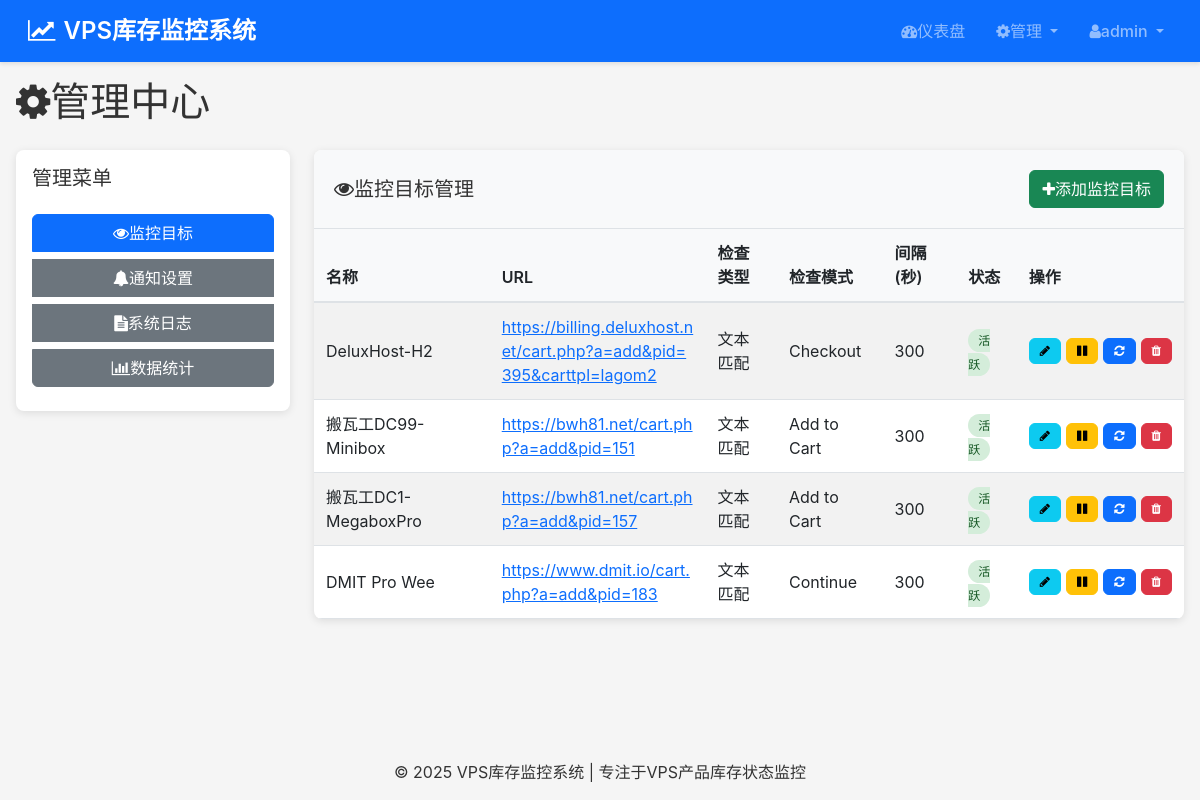
The app's page /admin/monitor_targets (signed in) with its own data.
### app.py (models this page shows, shortened)
class User(UserMixin, db.Model):
    id = db.Column(db.Integer, primary_key=True)
    username = db.Column(db.String(80), unique=True, nullable=False)
    password_hash = db.Column(db.String(128))
    is_admin = db.Column(db.Boolean, default=False)
    created_at = db.Column(db.DateTime, default=datetime.utcnow)
    notification_settings = db.relationship('NotificationSetting', backref='user', lazy=True)

class MonitorTarget(db.Model):
    id = db.Column(db.Integer, primary_key=True)
    name = db.Column(db.String(100), nullable=False)
    url = db.Column(db.String(500), nullable=False)
    check_type = db.Column(db.String(20), default='text')  # text, selector, api
    check_pattern = db.Column(db.String(500))  # 文本模式、CSS选择器或API路径
    expected_result = db.Column(db.String(500))  # 期望结果
    interval = db.Column(db.Integer, default=300)  # 监控间隔(秒)
    is_active = db.Column(db.Boolean, default=True)
    created_at = db.Column(db.DateTime, default=datetime.utcnow)
    updated_at = db.Column(db.DateTime, default=datetime.utcnow, onupdate=datetime.utcnow)
    use_flaresolverr = db.Column(db.Boolean, default=False)
    status_checks = db.relationship('StatusCheck', backref='monitor_target', lazy=True)
    notification_settings = db.relationship('NotificationSetting', backref='monitor_target', lazy=True)

### admin.py (the view)
    def decorated_function(*args, **kwargs):
        if not current_user.is_admin:
            flash('您没有权限访问此页面', 'danger')
            logger.warning(f"Non-admin user {current_user.username} attempted to access admin area")
            return redirect(url_for('dashboard'))
        return f(*args, **kwargs)

### admin.py (called while the page is built)
def admin_required(f):
    def decorated_function(*args, **kwargs):
        if not current_user.is_admin:
            flash('您没有权限访问此页面', 'danger')
            logger.warning(f"Non-admin user {current_user.username} attempted to access admin area")
            return redirect(url_for('dashboard'))
        return f(*args, **kwargs)
    decorated_function.__name__ = f.__name__
    return decorated_function

@admin_bp.route('/monitor_targets')
@login_required
@admin_required
def monitor_targets():
    from app import app, MonitorTarget
    with app.app_context():
        monitor_targets = MonitorTarget.query.all()
    return render_template('admin/monitor_targets.html', monitor_targets=monitor_targets)

### app.py (called while the page is built)
@login_manager.user_loader
def load_user(user_id):
    return User.query.get(int(user_id))

@app.context_processor
def utility_processor():
    def convert_to_beijing_time(utc_time):
        beijing_time = utc_time + timedelta(hours=8)
        return beijing_time.strftime('%Y-%m-%d %H:%M:%S')
    return dict(convert_to_beijing_time=convert_to_beijing_time)

def init_app():
    init_db()
    init_scheduler()  # 启动定时任务
    from admin import register_blueprint as register_admin_blueprint
    register_admin_blueprint(app)
    from datetime import datetime
    @app.context_processor
    def inject_now():
        return {'now': datetime.now()}

### templates/admin/monitor_targets.html (shortened to what this page needs)
{% extends "base.html" %}
{% block content %}
<h1 class="mb-4">
    <i class="fa fa-cog mr-2"></i>管理中心
</h1>
<div class="row">
    <div class="col-md-3">
        <div class="card admin-nav">
            <div class="card-body">
                <h5 class="card-title mb-4">管理菜单</h5>
                <div class="btn-group-vertical w-100">
                    <a href="{{ url_for('admin.monitor_targets') }}" class="btn btn-primary mb-2">
                        <i class="fa fa-eye mr-2"></i>监控目标
                    </a>
                    <a href="{{ url_for('admin.notification_settings') }}" class="btn btn-secondary mb-2">
                        <i class="fa fa-bell mr-2"></i>通知设置
                    </a>
                    <a href="{{ url_for('admin.logs') }}" class="btn btn-secondary mb-2">
                        <i class="fa fa-file-text mr-2"></i>系统日志
                    </a>
                    <a href="{{ url_for('admin.statistics') }}" class="btn btn-secondary mb-2">
                        <i class="fa fa-bar-chart mr-2"></i>数据统计
                    </a>
                </div>
            </div>
        </div>
    </div>
    <div class="col-md-9">
        <div class="table-container">
            <div class="table-header">
                <div class="d-flex justify-content-between align-items-center">
                    <h2><i class="fa fa-eye mr-2"></i>监控目标管理</h2>
                    <a href="{{ url_for('admin.add_monitor_target') }}" class="btn btn-success">
                        <i class="fa fa-plus mr-1"></i>添加监控目标
                    </a>
                </div>
            </div>
            {% if monitor_targets %}
            <div class="table-responsive">
                <table class="table table-striped table-hover">
                    <thead>
                        <tr>
                            <th>名称</th>
                            <th>URL</th>
                            <th>检查类型</th>
                            <th>检查模式</th>
                            <th>间隔(秒)</th>
                            <th>状态</th>
                            <th>操作</th>
                        </tr>
                    </thead>
                    <tbody>
                        {% for target in monitor_targets %}
                        <tr>
                            <td>{{ target.name }}</td>
                            <td class="url-cell">
                                <a href="{{ target.url }}" target="_blank" rel="noopener noreferrer">
                                    {{ target.url }}
                                </a>
                            </td>
                            <td>
                                {% if target.check_type == 'text' %}文本匹配{% endif %}
                            </td>
                            <td>{{ target.check_pattern }}</td>
                            <td>{{ target.interval }}</td>
                            <td>
                                <span class="status-badge badge-{{ 'active' if target.is_active else 'inactive' }}">
                                    {{ '活跃' if target.is_active else '非活跃' }}
                                </span>
                            </td>
                            <td>
                                <div class="action-buttons">
                                    <a href="{{ url_for('admin.edit_monitor_target', target_id=target.id) }}" class="btn btn-info btn-sm" title="编辑">
                                        <i class="fa fa-pencil"></i>
                                    </a>
                                    <a href="{{ url_for('admin.toggle_monitor_target', target_id=target.id) }}" class="btn btn-warning btn-sm" title="{{ '启用' if not target.is_active else '禁用' }}">
                                        <i class="fa fa-{{ 'play' if not target.is_active else 'pause' }}"></i>
                                    </a>
                                    <a href="{{ url_for('admin.check_now', target_id=target.id) }}" class="btn btn-primary btn-sm" title="立即检查">
                                        <i class="fa fa-refresh"></i>
                                    </a>
                                    <a href="{{ url_for('admin.delete_monitor_target', target_id=target.id) }}" class="btn btn-danger btn-sm" title="删除" onclick="return confirm('确定要删除这个监控目标吗？删除后将无法恢复。')">
                                        <i class="fa fa-trash"></i>
                                    </a>
                                </div>
                            </td>
                        </tr>
                        {% endfor %}
                    </tbody>
                </table>
            </div>
            {% endif %}
        </div>
    </div>
</div>
{% endblock %}

### templates/base.html (shortened to what this page needs)
<!DOCTYPE html>
<html lang="zh-CN">
<head>
    <link rel="stylesheet" href="https://cdn.bootcdn.net/ajax/libs/bootstrap/5.1.3/css/bootstrap.min.css">
    <link rel="stylesheet" href="https://cdn.bootcdn.net/ajax/libs/font-awesome/4.7.0/css/font-awesome.min.css">
    <link rel="stylesheet" href="{{ url_for('static', filename='css/main.css') }}">
</head>
<body>
    <nav class="navbar navbar-expand-lg navbar-dark bg-primary">
        <div class="container-fluid">
            <a class="navbar-brand" href="{{ url_for('dashboard') }}">
                <i class="fa fa-line-chart mr-2"></i>VPS库存监控系统
            </a>
            <div class="collapse navbar-collapse" id="navbarNav">
                {% if current_user.is_authenticated %}
                <ul class="navbar-nav ms-auto">
                    <li class="nav-item">
                        <a class="nav-link" href="{{ url_for('dashboard') }}">
                            <i class="fa fa-dashboard mr-1"></i>仪表盘
                        </a>
                    </li>
                    {% if current_user.is_admin %}
                    <li class="nav-item dropdown">
                        <a class="nav-link dropdown-toggle" href="#" id="adminDropdown" role="button" data-bs-toggle="dropdown" aria-expanded="false">
                            <i class="fa fa-cog mr-1"></i>管理
                        </a>
                    </li>
                    {% endif %}
                    <li class="nav-item dropdown">
                        <a class="nav-link dropdown-toggle" href="#" id="userDropdown" role="button" data-bs-toggle="dropdown" aria-expanded="false">
                            <i class="fa fa-user mr-1"></i>{{ current_user.username }}
                        </a>
                    </li>
                </ul>
                {% endif %}
            </div>
        </div>
    </nav>
    <div class="container content">
        {% block content %}{% endblock %}
    </div>
    <footer class="footer">
        <div class="container text-center">
            <p>&copy; {{ now.strftime('%Y') }} VPS库存监控系统 | 专注于VPS产品库存状态监控</p>
        </div>
    </footer>
</body>
</html>

### static/css/main.css (style rules this page uses)
* { box-sizing: border-box; margin: 0; padding: 0; }
html, body { height: 100%; width: 100%; font-family: -apple-system, BlinkMacSystemFont, 'Segoe UI', Roboto, 'Helvetica Neue', Arial, sans-serif; font-size: 16px; line-height: 1.5; color: #333; background-color: #f5f5f5; overflow: hidden; }
body { display: flex; flex-direction: column; }
.navbar { background-color: #fff; box-shadow: 0 2px 4px rgba(0, 0, 0, 0.1); padding: 0.5rem 1rem; z-index: 1000; flex-shrink: 0; }
.navbar-brand { font-size: 1.5rem; font-weight: 600; color: #0d6efd; }
.navbar-brand i { margin-right: 8px; }
.nav-link { color: #6c757d; font-weight: 500; transition: color 0.2s; }
.navbar-nav .nav-item { margin-left: 15px; }
.container { width: 100%; max-width: none; padding-right: 0; padding-left: 0; margin-right: 0; margin-left: 0; height: 100%; display: flex; flex-direction: column; }
.content { flex: 1; width: 100%; padding: 1rem; height: calc(100vh - 100px); overflow: hidden; display: flex; flex-direction: column; }
.card { border-radius: 8px; box-shadow: 0 2px 8px rgba(0, 0, 0, 0.1); border: none; transition: transform 0.2s, box-shadow 0.2s; width: 100%; margin-bottom: 1rem; flex-shrink: 0; }
.card-body { padding: 1rem; flex: 1; overflow: hidden; }
.btn { border-radius: 6px; font-weight: 500; transition: all 0.2s; }
.btn-primary { background-color: #0d6efd; border-color: #0d6efd; }
.btn-secondary { background-color: #6c757d; border-color: #6c757d; }
.btn-success { background-color: #198754; border-color: #198754; }
.btn-danger { background-color: #dc3545; border-color: #dc3545; }
.btn-warning { background-color: #ffc107; border-color: #ffc107; color: #000; }
.table { width: 100%; border-collapse: collapse; margin-bottom: 0; background-color: transparent; }
.table th { background-color: #f8f9fa; font-weight: 600; text-align: left; padding: 0.75rem; border-bottom: 2px solid #dee2e6; }
.table td { padding: 0.75rem; border-bottom: 1px solid #dee2e6; }

### templates/admin/monitor_targets.html (style rules this page uses)
.table-container { background: white; border-radius: 8px; box-shadow: 0 2px 8px rgba(0,0,0,0.1); overflow: hidden; }
.table-header { padding: 20px; border-bottom: 1px solid #dee2e6; background-color: #f8f9fa; }
.table-header h2 { margin: 0; font-size: 20px; }
.table-responsive { padding: 0; }
.table { margin: 0; }
.table th { background-color: #f8f9fa; font-weight: 600; }
.table td { vertical-align: middle; }
.status-badge { padding: 4px 10px; border-radius: 16px; font-size: 12px; font-weight: 500; }
.badge-active { background-color: #d4edda; color: #155724; }
.url-cell { max-width: 300px; word-break: break-all; }
.action-buttons { display: flex; gap: 5px; }
.btn-sm { padding: 3px 10px; font-size: 12px; }

### records on screen
User: username "admin"
MonitorTarget: name "DeluxHost-H2", url "https://billing.deluxhost.net/cart.php?a=add&pid=395&carttpl=lagom2", check_type "文本匹配", check_pattern "Checkout", interval "300", is_active "活跃"
MonitorTarget: name "搬瓦工DC99-Minibox", url "https://bwh81.net/cart.php?a=add&pid=151", check_type "文本匹配", check_pattern "Add to Cart", interval "300", is_active "活跃"
MonitorTarget: name "搬瓦工DC1-MegaboxPro", url "https://bwh81.net/cart.php?a=add&pid=157", check_type "文本匹配", check_pattern "Add to Cart", interval "300", is_active "活跃"
MonitorTarget: name "DMIT Pro Wee", url "https://www.dmit.io/cart.php?a=add&pid=183", check_type "文本匹配", check_pattern "Continue", interval "300", is_active "活跃"

### other values on screen
{{ now.strftime('%Y') }} "2025"
